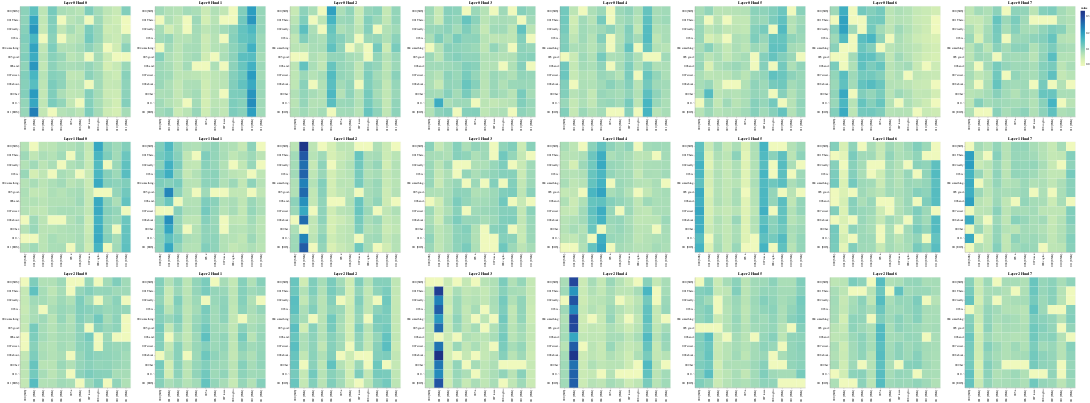

The notebook cell saved with this chart:
### Code cell
# Encoder Self-Attention
get_all_attention_maps("encoder-decoder", layers, heads, encoder_input_tokens, decoder_input_tokens, min(20, sentence_len))

### Figure 1 — Vega-Lite specification as saved in the notebook (floating-point values rounded to 4 significant figures; data arrays with more than 128 entries replaced by an {"elided": "..."} marker saying what was removed)
{"config": {"view": {"continuousWidth": 300, "continuousHeight": 300}}, "vconcat": [{"hconcat": [{"data": {"name": "data-0b2ca59a265fed002817ca27b1830d4a"}, "mark": {"type": "rect"}, "encoding": {"color": {"field": "value", "type": "quantitative"}, "tooltip": [{"field": "row", "type": "quantitative"}, {"field": "column", "type": "quantitative"}, {"field": "value", "type": "quantitative"}, {"field": "row_token", "type": "nominal"}, {"field": "col_token", "type": "nominal"}], "x": {"axis": {"title": ""}, "field": "col_token", "type": "nominal"}, "y": {"axis": {"title": ""}, "field": "row_token", "type": "nominal"}}, "height": 400, "name": "view_49", "title": "Layer 0 Head 0", "width": 400}, {"data": {"name": "data-f2034604491214ce4b98b479d19a7d64"}, "mark": {"type": "rect"}, "encoding": {"color": {"field": "value", "type": "quantitative"}, "tooltip": [{"field": "row", "type": "quantitative"}, {"field": "column", "type": "quantitative"}, {"field": "value", "type": "quantitative"}, {"field": "row_token", "type": "nominal"}, {"field": "col_token", "type": "nominal"}], "x": {"axis": {"title": ""}, "field": "col_token", "type": "nominal"}, "y": {"axis": {"title": ""}, "field": "row_token", "type": "nominal"}}, "height": 400, "name": "view_50", "title": "Layer 0 Head 1", "width": 400}, {"data": {"name": "data-2f889cd951ce96c390bdacdbed07dff1"}, "mark": {"type": "rect"}, "encoding": {"color": {"field": "value", "type": "quantitative"}, "tooltip": [{"field": "row", "type": "quantitative"}, {"field": "column", "type": "quantitative"}, {"field": "value", "type": "quantitative"}, {"field": "row_token", "type": "nominal"}, {"field": "col_token", "type": "nominal"}], "x": {"axis": {"title": ""}, "field": "col_token", "type": "nominal"}, "y": {"axis": {"title": ""}, "field": "row_token", "type": "nominal"}}, "height": 400, "name": "view_51", "title": "Layer 0 Head 2", "width": 400}, {"data": {"name": "data-1167925cfd9143b90ecd74bf785e7742"}, "mark": {"type": "rect"}, "encoding": {"color": {"field": "value", "type": "quantitative"}, "tooltip": [{"field": "row", "type": "quantitative"}, {"field": "column", "type": "quantitative"}, {"field": "value", "type": "quantitative"}, {"field": "row_token", "type": "nominal"}, {"field": "col_token", "type": "nominal"}], "x": {"axis": {"title": ""}, "field": "col_token", "type": "nominal"}, "y": {"axis": {"title": ""}, "field": "row_token", "type": "nominal"}}, "height": 400, "name": "view_52", "title": "Layer 0 Head 3", "width": 400}, {"data": {"name": "data-5ab7f6f6ff83ed2296c10d55ffdec5a5"}, "mark": {"type": "rect"}, "encoding": {"color": {"field": "value", "type": "quantitative"}, "tooltip": [{"field": "row", "type": "quantitative"}, {"field": "column", "type": "quantitative"}, {"field": "value", "type": "quantitative"}, {"field": "row_token", "type": "nominal"}, {"field": "col_token", "type": "nominal"}], "x": {"axis": {"title": ""}, "field": "col_token", "type": "nominal"}, "y": {"axis": {"title": ""}, "field": "row_token", "type": "nominal"}}, "height": 400, "name": "view_53", "title": "Layer 0 Head 4", "width": 400}, {"data": {"name": "data-0e420c253b1a56515224793adb70a176"}, "mark": {"type": "rect"}, "encoding": {"color": {"field": "value", "type": "quantitative"}, "tooltip": [{"field": "row", "type": "quantitative"}, {"field": "column", "type": "quantitative"}, {"field": "value", "type": "quantitative"}, {"field": "row_token", "type": "nominal"}, {"field": "col_token", "type": "nominal"}], "x": {"axis": {"title": ""}, "field": "col_token", "type": "nominal"}, "y": {"axis": {"title": ""}, "field": "row_token", "type": "nominal"}}, "height": 400, "name": "view_54", "title": "Layer 0 Head 5", "width": 400}, {"data": {"name": "data-e9c244b70dc18d51972e855fdfd0b731"}, "mark": {"type": "rect"}, "encoding": {"color": {"field": "value", "type": "quantitative"}, "tooltip": [{"field": "row", "type": "quantitative"}, {"field": "column", "type": "quantitative"}, {"field": "value", "type": "quantitative"}, {"field": "row_token", "type": "nominal"}, {"field": "col_token", "type": "nominal"}], "x": {"axis": {"title": ""}, "field": "col_token", "type": "nominal"}, "y": {"axis": {"title": ""}, "field": "row_token", "type": "nominal"}}, "height": 400, "name": "view_55", "title": "Layer 0 Head 6", "width": 400}, {"data": {"name": "data-76f4ac2939b3e2adbed76960469178c8"}, "mark": {"type": "rect"}, "encoding": {"color": {"field": "value", "type": "quantitative"}, "tooltip": [{"field": "row", "type": "quantitative"}, {"field": "column", "type": "quantitative"}, {"field": "value", "type": "quantitative"}, {"field": "row_token", "type": "nominal"}, {"field": "col_token", "type": "nominal"}], "x": {"axis": {"title": ""}, "field": "col_token", "type": "nominal"}, "y": {"axis": {"title": ""}, "field": "row_token", "type": "nominal"}}, "height": 400, "name": "view_56", "title": "Layer 0 Head 7", "width": 400}]}, {"hconcat": [{"data": {"name": "data-881fd30d51fe32093bd64ce10d56303e"}, "mark": {"type": "rect"}, "encoding": {"color": {"field": "value", "type": "quantitative"}, "tooltip": [{"field": "row", "type": "quantitative"}, {"field": "column", "type": "quantitative"}, {"field": "value", "type": "quantitative"}, {"field": "row_token", "type": "nominal"}, {"field": "col_token", "type": "nominal"}], "x": {"axis": {"title": ""}, "field": "col_token", "type": "nominal"}, "y": {"axis": {"title": ""}, "field": "row_token", "type": "nominal"}}, "height": 400, "name": "view_57", "title": "Layer 1 Head 0", "width": 400}, {"data": {"name": "data-e03636a84b4afc64f7f865e6b6bbcdd0"}, "mark": {"type": "rect"}, "encoding": {"color": {"field": "value", "type": "quantitative"}, "tooltip": [{"field": "row", "type": "quantitative"}, {"field": "column", "type": "quantitative"}, {"field": "value", "type": "quantitative"}, {"field": "row_token", "type": "nominal"}, {"field": "col_token", "type": "nominal"}], "x": {"axis": {"title": ""}, "field": "col_token", "type": "nominal"}, "y": {"axis": {"title": ""}, "field": "row_token", "type": "nominal"}}, "height": 400, "name": "view_58", "title": "Layer 1 Head 1", "width": 400}, {"data": {"name": "data-08560743375264d92a8ea368cb599dbc"}, "mark": {"type": "rect"}, "encoding": {"color": {"field": "value", "type": "quantitative"}, "tooltip": [{"field": "row", "type": "quantitative"}, {"field": "column", "type": "quantitative"}, {"field": "value", "type": "quantitative"}, {"field": "row_token", "type": "nominal"}, {"field": "col_token", "type": "nominal"}], "x": {"axis": {"title": ""}, "field": "col_token", "type": "nominal"}, "y": {"axis": {"title": ""}, "field": "row_token", "type": "nominal"}}, "height": 400, "name": "view_59", "title": "Layer 1 Head 2", "width": 400}, {"data": {"name": "data-37b7fe28a48cbe38f6db74ad79fa07ff"}, "mark": {"type": "rect"}, "encoding": {"color": {"field": "value", "type": "quantitative"}, "tooltip": [{"field": "row", "type": "quantitative"}, {"field": "column", "type": "quantitative"}, {"field": "value", "type": "quantitative"}, {"field": "row_token", "type": "nominal"}, {"field": "col_token", "type": "nominal"}], "x": {"axis": {"title": ""}, "field": "col_token", "type": "nominal"}, "y": {"axis": {"title": ""}, "field": "row_token", "type": "nominal"}}, "height": 400, "name": "view_60", "title": "Layer 1 Head 3", "width": 400}, {"data": {"name": "data-189289bbce7868a66fec308feecde19d"}, "mark": {"type": "rect"}, "encoding": {"color": {"field": "value", "type": "quantitative"}, "tooltip": [{"field": "row", "type": "quantitative"}, {"field": "column", "type": "quantitative"}, {"field": "value", "type": "quantitative"}, {"field": "row_token", "type": "nominal"}, {"field": "col_token", "type": "nominal"}], "x": {"axis": {"title": ""}, "field": "col_token", "type": "nominal"}, "y": {"axis": {"title": ""}, "field": "row_token", "type": "nominal"}}, "height": 400, "name": "view_61", "title": "Layer 1 Head 4", "width": 400}, {"data": {"name": "data-fe8ce75c08b9ffdeb09cf86bbc379da7"}, "mark": {"type": "rect"}, "encoding": {"color": {"field": "value", "type": "quantitative"}, "tooltip": [{"field": "row", "type": "quantitative"}, {"field": "column", "type": "quantitative"}, {"field": "value", "type": "quantitative"}, {"field": "row_token", "type": "nominal"}, {"field": "col_token", "type": "nominal"}], "x": {"axis": {"title": ""}, "field": "col_token", "type": "nominal"}, "y": {"axis": {"title": ""}, "field": "row_token", "type": "nominal"}}, "height": 400, "name": "view_62", "title": "Layer 1 Head 5", "width": 400}, {"data": {"name": "data-223a806f193e84bfa6eae95468878bac"}, "mark": {"type": "rect"}, "encoding": {"color": {"field": "value", "type": "quantitative"}, "tooltip": [{"field": "row", "type": "quantitative"}, {"field": "column", "type": "quantitative"}, {"field": "value", "type": "quantitative"}, {"field": "row_token", "type": "nominal"}, {"field": "col_token", "type": "nominal"}], "x": {"axis": {"title": ""}, "field": "col_token", "type": "nominal"}, "y": {"axis": {"title": ""}, "field": "row_token", "type": "nominal"}}, "height": 400, "name": "view_63", "title": "Layer 1 Head 6", "width": 400}, {"data": {"name": "data-6618baaaed8d5363bdcbc96c17c18141"}, "mark": {"type": "rect"}, "encoding": {"color": {"field": "value", "type": "quantitative"}, "tooltip": [{"field": "row", "type": "quantitative"}, {"field": "column", "type": "quantitative"}, {"field": "value", "type": "quantitative"}, {"field": "row_token", "type": "nominal"}, {"field": "col_token", "type": "nominal"}], "x": {"axis": {"title": ""}, "field": "col_token", "type": "nominal"}, "y": {"axis": {"title": ""}, "field": "row_token", "type": "nominal"}}, "height": 400, "name": "view_64", "title": "Layer 1 Head 7", "width": 400}]}, {"hconcat": [{"data": {"name": "data-d2caf8d1b7aad1a020a46257da3a3e96"}, "mark": {"type": "rect"}, "encoding": {"color": {"field": "value", "type": "quantitative"}, "tooltip": [{"field": "row", "type": "quantitative"}, {"field": "column", "type": "quantitative"}, {"field": "value", "type": "quantitative"}, {"field": "row_token", "type": "nominal"}, {"field": "col_token", "type": "nominal"}], "x": {"axis": {"title": ""}, "field": "col_token", "type": "nominal"}, "y": {"axis": {"title": ""}, "field": "row_token", "type": "nominal"}}, "height": 400, "name": "view_65", "title": "Layer 2 Head 0", "width": 400}, {"data": {"name": "data-63910d2fca03423489d587f522bc6dd8"}, "mark": {"type": "rect"}, "encoding": {"color": {"field": "value", "type": "quantitative"}, "tooltip": [{"field": "row", "type": "quantitative"}, {"field": "column", "type": "quantitative"}, {"field": "value", "type": "quantitative"}, {"field": "row_token", "type": "nominal"}, {"field": "col_token", "type": "nominal"}], "x": {"axis": {"title": ""}, "field": "col_token", "type": "nominal"}, "y": {"axis": {"title": ""}, "field": "row_token", "type": "nominal"}}, "height": 400, "name": "view_66", "title": "Layer 2 Head 1", "width": 400}, {"data": {"name": "data-0c04d91b58f515ce449b46e45637c1a6"}, "mark": {"type": "rect"}, "encoding": {"color": {"field": "value", "type": "quantitative"}, "tooltip": [{"field": "row", "type": "quantitative"}, {"field": "column", "type": "quantitative"}, {"field": "value", "type": "quantitative"}, {"field": "row_token", "type": "nominal"}, {"field": "col_token", "type": "nominal"}], "x": {"axis": {"title": ""}, "field": "col_token", "type": "nominal"}, "y": {"axis": {"title": ""}, "field": "row_token", "type": "nominal"}}, "height": 400, "name": "view_67", "title": "Layer 2 Head 2", "width": 400}, {"data": {"name": "data-0d77e7b29c1b5e28663340d4d8350f02"}, "mark": {"type": "rect"}, "encoding": {"color": {"field": "value", "type": "quantitative"}, "tooltip": [{"field": "row", "type": "quantitative"}, {"field": "column", "type": "quantitative"}, {"field": "value", "type": "quantitative"}, {"field": "row_token", "type": "nominal"}, {"field": "col_token", "type": "nominal"}], "x": {"axis": {"title": ""}, "field": "col_token", "type": "nominal"}, "y": {"axis": {"title": ""}, "field": "row_token", "type": "nominal"}}, "height": 400, "name": "view_68", "title": "Layer 2 Head 3", "width": 400}, {"data": {"name": "data-4f40d6611653cacb950cad96f49c1297"}, "mark": {"type": "rect"}, "encoding": {"color": {"field": "value", "type": "quantitative"}, "tooltip": [{"field": "row", "type": "quantitative"}, {"field": "column", "type": "quantitative"}, {"field": "value", "type": "quantitative"}, {"field": "row_token", "type": "nominal"}, {"field": "col_token", "type": "nominal"}], "x": {"axis": {"title": ""}, "field": "col_token", "type": "nominal"}, "y": {"axis": {"title": ""}, "field": "row_token", "type": "nominal"}}, "height": 400, "name": "view_69", "title": "Layer 2 Head 4", "width": 400}, {"data": {"name": "data-b95872eff4ccd0833120fb72cb9bde3e"}, "mark": {"type": "rect"}, "encoding": {"color": {"field": "value", "type": "quantitative"}, "tooltip": [{"field": "row", "type": "quantitative"}, {"field": "column", "type": "quantitative"}, {"field": "value", "type": "quantitative"}, {"field": "row_token", "type": "nominal"}, {"field": "col_token", "type": "nominal"}], "x": {"axis": {"title": ""}, "field": "col_token", "type": "nominal"}, "y": {"axis": {"title": ""}, "field": "row_token", "type": "nominal"}}, "height": 400, "name": "view_70", "title": "Layer 2 Head 5", "width": 400}, {"data": {"name": "data-23640f413a625fc46b78260f7689c9cd"}, "mark": {"type": "rect"}, "encoding": {"color": {"field": "value", "type": "quantitative"}, "tooltip": [{"field": "row", "type": "quantitative"}, {"field": "column", "type": "quantitative"}, {"field": "value", "type": "quantitative"}, {"field": "row_token", "type": "nominal"}, {"field": "col_token", "type": "nominal"}], "x": {"axis": {"title": ""}, "field": "col_token", "type": "nominal"}, "y": {"axis": {"title": ""}, "field": "row_token", "type": "nominal"}}, "height": 400, "name": "view_71", "title": "Layer 2 Head 6", "width": 400}, {"data": {"name": "data-1ece49c649568af36ac536903123c294"}, "mark": {"type": "rect"}, "encoding": {"color": {"field": "value", "type": "quantitative"}, "tooltip": [{"field": "row", "type": "quantitative"}, {"field": "column", "type": "quantitative"}, {"field": "value", "type": "quantitative"}, {"field": "row_token", "type": "nominal"}, {"field": "col_token", "type": "nominal"}], "x": {"axis": {"title": ""}, "field": "col_token", "type": "nominal"}, "y": {"axis": {"title": ""}, "field": "row_token", "type": "nominal"}}, "height": 400, "name": "view_72", "title": "Layer 2 Head 7", "width": 400}]}], "params": [{"name": "param_49", "select": {"type": "interval", "encodings": ["x", "y"]}, "bind": "scales", "views": ["view_49"]}, {"name": "param_50", "select": {"type": "interval", "encodings": ["x", "y"]}, "bind": "scales", "views": ["view_50"]}, {"name": "param_51", "select": {"type": "interval", "encodings": ["x", "y"]}, "bind": "scales", "views": ["view_51"]}, {"name": "param_52", "select": {"type": "interval", "encodings": ["x", "y"]}, "bind": "scales", "views": ["view_52"]}, {"name": "param_53", "select": {"type": "interval", "encodings": ["x", "y"]}, "bind": "scales", "views": ["view_53"]}, {"name": "param_54", "select": {"type": "interval", "encodings": ["x", "y"]}, "bind": "scales", "views": ["view_54"]}, {"name": "param_55", "select": {"type": "interval", "encodings": ["x", "y"]}, "bind": "scales", "views": ["view_55"]}, {"name": "param_56", "select": {"type": "interval", "encodings": ["x", "y"]}, "bind": "scales", "views": ["view_56"]}, {"name": "param_57", "select": {"type": "interval", "encodings": ["x", "y"]}, "bind": "scales", "views": ["view_57"]}, {"name": "param_58", "select": {"type": "interval", "encodings": ["x", "y"]}, "bind": "scales", "views": ["view_58"]}, {"name": "param_59", "select": {"type": "interval", "encodings": ["x", "y"]}, "bind": "scales", "views": ["view_59"]}, {"name": "param_60", "select": {"type": "interval", "encodings": ["x", "y"]}, "bind": "scales", "views": ["view_60"]}, {"name": "param_61", "select": {"type": "interval", "encodings": ["x", "y"]}, "bind": "scales", "views": ["view_61"]}, {"name": "param_62", "select": {"type": "interval", "encodings": ["x", "y"]}, "bind": "scales", "views": ["view_62"]}, {"name": "param_63", "select": {"type": "interval", "encodings": ["x", "y"]}, "bind": "scales", "views": ["view_63"]}, {"name": "param_64", "select": {"type": "interval", "encodings": ["x", "y"]}, "bind": "scales", "views": ["view_64"]}, {"name": "param_65", "select": {"type": "interval", "encodings": ["x", "y"]}, "bind": "scales", "views": ["view_65"]}, {"name": "param_66", "select": {"type": "interval", "encodings": ["x", "y"]}, "bind": "scales", "views": ["view_66"]}, {"name": "param_67", "select": {"type": "interval", "encodings": ["x", "y"]}, "bind": "scales", "views": ["view_67"]}, {"name": "param_68", "select": {"type": "interval", "encodings": ["x", "y"]}, "bind": "scales", "views": ["view_68"]}, {"name": "param_69", "select": {"type": "interval", "encodings": ["x", "y"]}, "bind": "scales", "views": ["view_69"]}, {"name": "param_70", "select": {"type": "interval", "encodings": ["x", "y"]}, "bind": "scales", "views": ["view_70"]}, {"name": "param_71", "select": {"type": "interval", "encodings": ["x", "y"]}, "bind": "scales", "views": ["view_71"]}, {"name": "param_72", "select": {"type": "interval", "encodings": ["x", "y"]}, "bind": "scales", "views": ["view_72"]}], "$schema": "https://vega.github.io/schema/vega-lite/v5.17.0.json", "datasets": {"data-0b2ca59a265fed002817ca27b1830d4a": {"elided": "144 records"}, "data-f2034604491214ce4b98b479d19a7d64": {"elided": "144 records"}, "data-2f889cd951ce96c390bdacdbed07dff1": {"elided": "144 records"}, "data-1167925cfd9143b90ecd74bf785e7742": {"elided": "144 records"}, "data-5ab7f6f6ff83ed2296c10d55ffdec5a5": {"elided": "144 records"}, "data-0e420c253b1a56515224793adb70a176": {"elided": "144 records"}, "data-e9c244b70dc18d51972e855fdfd0b731": {"elided": "144 records"}, "data-76f4ac2939b3e2adbed76960469178c8": {"elided": "144 records"}, "data-881fd30d51fe32093bd64ce10d56303e": {"elided": "144 records"}, "data-e03636a84b4afc64f7f865e6b6bbcdd0": {"elided": "144 records"}, "data-08560743375264d92a8ea368cb599dbc": {"elided": "144 records"}, "data-37b7fe28a48cbe38f6db74ad79fa07ff": {"elided": "144 records"}, "data-189289bbce7868a66fec308feecde19d": {"elided": "144 records"}, "data-fe8ce75c08b9ffdeb09cf86bbc379da7": {"elided": "144 records"}, "data-223a806f193e84bfa6eae95468878bac": {"elided": "144 records"}, "data-6618baaaed8d5363bdcbc96c17c18141": {"elided": "144 records"}, "data-d2caf8d1b7aad1a020a46257da3a3e96": {"elided": "144 records"}, "data-63910d2fca03423489d587f522bc6dd8": {"elided": "144 records"}, "data-0c04d91b58f515ce449b46e45637c1a6": {"elided": "144 records"}, "data-0d77e7b29c1b5e28663340d4d8350f02": {"elided": "144 records"}, "data-4f40d6611653cacb950cad96f49c1297": {"elided": "144 records"}, "data-b95872eff4ccd0833120fb72cb9bde3e": {"elided": "144 records"}, "data-23640f413a625fc46b78260f7689c9cd": {"elided": "144 records"}, "data-1ece49c649568af36ac536903123c294": {"elided": "144 records"}}}
